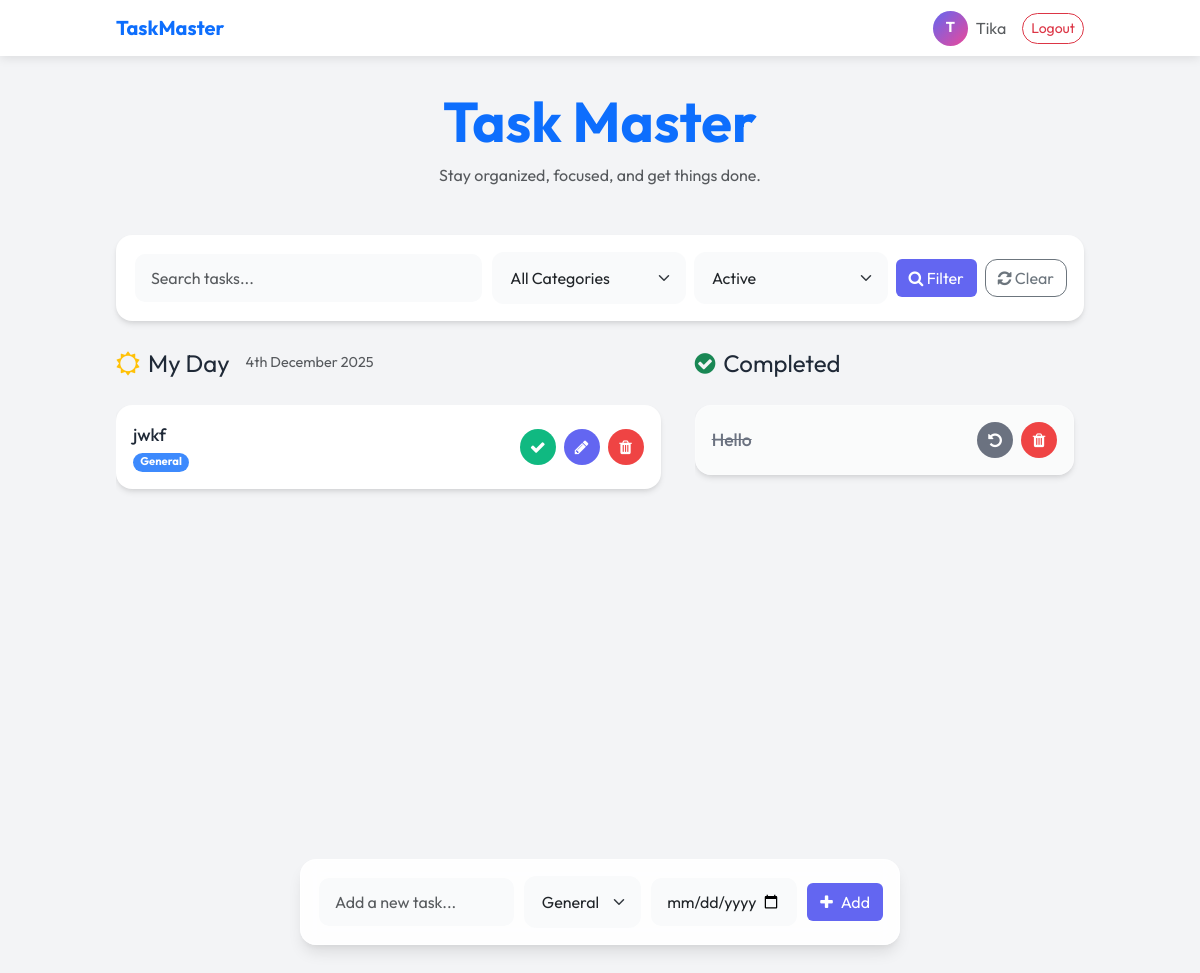
The app's page / (signed in) with its own data.
### todo/models.py (models this page shows, shortened)
class Task(models.Model):
    CATEGORY_CHOICES = [
        ('General', 'General'),
        ('Work', 'Work'),
        ('Personal', 'Personal'),
        ('Shopping', 'Shopping'),
        ('Health', 'Health'),
        ('Education', 'Education'),
    ]
    user = models.ForeignKey(User, on_delete=models.CASCADE, null=True, blank=True)
    task = models.CharField(max_length=250)
    category = models.CharField(max_length=20, choices=CATEGORY_CHOICES, default='General')
    due_date = models.DateField(null=True, blank=True)
    is_completed = models.BooleanField(default=False)
    created_at = models.DateTimeField(auto_now_add=True)
    updated_at = models.DateTimeField(auto_now=True)

### todo_main/views.py (the view)
# urls.py: 2. Add a URL to urlpatterns:  path('', views.home, name='home')
@login_required(login_url='login')
def home(request):
    search_query = request.GET.get('search', '')
    category_filter = request.GET.get('category', '')
    status_filter = request.GET.get('status', 'active')  # Default to active tasks
    tasks = Task.objects.filter(user=request.user)
    if search_query:
        tasks = tasks.filter(Q(task__icontains=search_query))
    if category_filter:
        tasks = tasks.filter(category=category_filter)
    if status_filter == 'active':
        tasks = tasks.filter(is_completed=False)
    elif status_filter == 'completed':
        tasks = tasks.filter(is_completed=True)
    tasks = tasks.order_by('-updated_at')
    completed_tasks = Task.objects.filter(is_completed=True, user=request.user)
    categories = Task.CATEGORY_CHOICES
    context = {
        'tasks': tasks,
        'completed_tasks': completed_tasks,
        'search_query': search_query,
        'category_filter': category_filter,
        'status_filter': status_filter,
        'categories': categories,
    }
    return render(request, 'home.html', context)

### templates/home.html (shortened to what this page needs)
{% extends 'base.html' %}
{% block content %}
<div class="text-center mb-5">
    <h1 class="display-4 fw-bold text-primary">Task Master</h1>
    <p class="text-muted">Stay organized, focused, and get things done.</p>
</div>
        <div class="glass-card p-3 mb-4">
            <form method="GET" action="{% url 'home' %}" class="d-flex gap-2 flex-wrap align-items-center">
                <input type="text" name="search" class="form-control form-control-custom" placeholder="Search tasks..."
                    value="{{ search_query }}" style="flex: 2; min-width: 200px;">
                <select name="category" class="form-select form-control-custom" style="flex: 1; min-width: 120px;">
                    <option value="">All Categories</option>
                </select>
                <select name="status" class="form-select form-control-custom" style="flex: 1; min-width: 120px;">
                    <option value="active" {% if status_filter == 'active' %}selected{% endif %}>Active</option>
                </select>
                <button type="submit" class="btn btn-primary-custom">
                    <i class="fa fa-search"></i> Filter
                </button>
                <a href="{% url 'home' %}" class="btn btn-outline-secondary" style="border-radius: 0.75rem;">
                    <i class="fa fa-refresh"></i> Clear
                </a>
            </form>
        </div>
<div class="row">
    <div class="col-md-7 mb-4">
        <div class="section-title">
            <i class="fa fa-sun-o text-warning"></i>
            <span>My Day</span>
            <small class="text-muted ms-2" style="font-size: 0.9rem; font-weight: 400;">{% now "jS F Y" %}</small>
        </div>
        <div style="height: 500px; overflow-y: auto; padding-right: 10px;">
            {% for task in tasks %}
            <div class="glass-card task-item">
                <div class="d-flex flex-column">
                    <div class="task-text">{{ task.task }}</div>
                    <div class="d-flex gap-2 mt-1">
                        <span class="badge bg-primary rounded-pill"
                            style="font-size: 0.7rem; opacity: 0.8;">{{task.category }}</span>
                    </div>
                </div>
                <div class="d-flex align-items-center">
                    <a href="{% url 'mark_as_done' task.pk %}" class="btn-action btn-check-custom" title="Mark as Done">
                        <i class="fa fa-check"></i>
                    </a>
                    <a href="{% url 'edit_task' task.id %}" class="btn-action btn-edit-custom" title="Edit">
                        <i class="fa fa-pencil"></i>
                    </a>
                    <a href="{% url 'delete_task' task.id %}" class="btn-action btn-delete-custom" title="Delete">
                        <i class="fa fa-trash"></i>
                    </a>
                </div>
            </div>
            {% empty %}
            <div class="text-center py-5 text-muted">
                <i class="fa fa-clipboard fa-3x mb-3 opacity-25"></i>
                <p>No tasks for today. Enjoy your free time!</p>
            </div>
            {% endfor %}
        </div>
    </div>
    <div class="col-md-5">
        <div class="section-title">
            <i class="fa fa-check-circle text-success"></i>
            <span>Completed</span>
        </div>
        <div style="height: 500px; overflow-y: auto; padding-right: 10px;">
            {% for task in completed_tasks %}
            <div class="glass-card task-item completed-task" style="background: rgba(255,255,255,0.6);">
                <div class="task-text">{{ task.task }}</div>
                <div class="d-flex align-items-center">
                    <a href="{% url 'mark_as_undone' task.pk %}" class="btn-action btn-undo-custom" title="Undo">
                        <i class="fa fa-undo"></i>
                    </a>
                    <a href="{% url 'delete_task' task.id %}" class="btn-action btn-delete-custom" title="Delete">
                        <i class="fa fa-trash"></i>
                    </a>
                </div>
            </div>
            {% empty %}
            <div class="text-center py-5 text-muted">
                <i class="fa fa-check-square-o fa-3x mb-3 opacity-25"></i>
                <p>No completed tasks yet.</p>
            </div>
            {% endfor %}
        </div>
    </div>
</div>
<div class="add-task-wrapper">
    <div class="add-task-card">
        <form action="{% url 'addTask' %}" method="POST" class="d-flex gap-2 align-items-center">
            <input type="text" name="task" class="form-control form-control-custom" style="flex: 2;"
                placeholder="Add a new task..." required autocomplete="off">
            <select name="category" class="form-select form-control-custom" style="flex: 1; max-width: 130px;">
                <option value="General">General</option>
            </select>
            <input type="date" name="due_date" class="form-control form-control-custom"
                style="flex: 1; max-width: 150px;">
            <button type="submit" class="btn btn-primary-custom d-flex align-items-center gap-2">
                <i class="fa fa-plus"></i> Add
            </button>
        </form>
    </div>
</div>
{% endblock %}

### templates/base.html (shortened to what this page needs)
{% load static %}
<!DOCTYPE html>
<html lang="en">
<head>
    <link href="https://cdn.jsdelivr.net/npm/bootstrap@5.3.0-alpha1/dist/css/bootstrap.min.css" rel="stylesheet"
>
    <link rel="stylesheet" href="https://cdnjs.cloudflare.com/ajax/libs/font-awesome/4.7.0/css/font-awesome.min.css">
    <link rel="stylesheet" href="{% static 'css/style.css' %}">
</head>
<body>
    {% block navbar %}
    <nav class="navbar navbar-expand-lg navbar-light fixed-top"
        style="background: rgba(255, 255, 255, 0.95); backdrop-filter: blur(10px); box-shadow: 0 2px 10px rgba(0,0,0,0.1);">
        <div class="container main-container mt-0 mb-0">
            <a class="navbar-brand fw-bold text-primary" href="{% url 'home' %}">TaskMaster</a>
            <div class="d-flex align-items-center">
                {% if user.is_authenticated %}
                <a href="{% url 'profile' %}" class="d-flex align-items-center text-decoration-none me-3">
                    {% if user.profile.avatar %}
                    <img src="{{ user.profile.avatar.url }}" alt="Avatar" class="rounded-circle me-2"
                        style="width: 35px; height: 35px; object-fit: cover; border: 2px solid var(--primary-color);">
                    {% else %}
                    <div class="rounded-circle me-2 d-flex align-items-center justify-content-center"
                        style="width: 35px; height: 35px; background: linear-gradient(135deg, var(--primary-color), var(--secondary-color));">
                        <span class="text-white" style="font-size: 0.9rem; font-weight: 700;">{{user.username|first|upper }}</span>
                    </div>
                    {% endif %}
                    <span class="text-muted">{{ user.username }}</span>
                </a>
                <a href="{% url 'logout' %}" class="btn btn-sm btn-outline-danger"
                    style="border-radius: 20px;">Logout</a>
                {% else %}
                <a href="{% url 'login' %}" class="btn btn-sm btn-primary-custom me-2">Login</a>
                <a href="{% url 'register' %}" class="btn btn-sm btn-outline-primary"
                    style="border-radius: 20px;">Register</a>
                {% endif %}
            </div>
        </div>
    </nav>
    {% endblock %}
    <div class="main-container" style="padding-top: 40px;">
        {% block content %}
        {% endblock %}
    </div>
</body>
</html>

### static/css/style.css (style rules this page uses)
:root { --primary-color: #6366f1; --primary-hover: #4f46e5; --secondary-color: #ec4899; --bg-color: #f3f4f6; --card-bg: #ffffff; --text-main: #1f2937; --text-muted: #6b7280; --success-color: #10b981; --danger-color: #ef4444; --shadow-sm: 0 1px 2px 0 rgba(0, 0, 0, 0.05); --shadow-md: 0 4px 6px -1px rgba(0, 0, 0, 0.1), 0 2px 4px -1px rgba(0, 0, 0, 0.06); --shadow-lg: 0 10px 15px -3px rgba(0, 0, 0, 0.1), 0 4px 6px -2px rgba(0, 0, 0, 0.05); --radius-lg: 1rem; --radius-md: 0.75rem; }
body { font-family: 'Outfit', sans-serif; background-color: var(--bg-color); color: var(--text-main); line-height: 1.5; }
h1, h2, h3, h4, h5, h6 { font-weight: 700; color: var(--text-main); }
.glass-card { background: var(--card-bg); border-radius: var(--radius-lg); box-shadow: var(--shadow-md); border: 1px solid rgba(255, 255, 255, 0.2); transition: transform 0.2s ease, box-shadow 0.2s ease; }
.btn-primary-custom { background-color: var(--primary-color); color: white; }
.btn-action { width: 36px; height: 36px; display: inline-flex; align-items: center; justify-content: center; border-radius: 50%; transition: all 0.2s; margin-left: 0.5rem; color: white; text-decoration: none; }
.btn-check-custom { background-color: var(--success-color); }
.btn-delete-custom { background-color: var(--danger-color); }
.btn-edit-custom { background-color: var(--primary-color); }
.btn-undo-custom { background-color: var(--text-muted); }
.form-control-custom { border-radius: var(--radius-md); border: 2px solid transparent; background-color: #f9fafb; padding: 0.75rem 1rem; transition: all 0.2s; }
.main-container { max-width: 1000px; margin: 3rem auto; padding: 0 1rem; }
.section-title { font-size: 1.5rem; margin-bottom: 1.5rem; display: flex; align-items: center; gap: 0.5rem; }
.task-item { display: flex; align-items: center; justify-content: space-between; padding: 1rem; margin-bottom: 1rem; }
.task-text { font-size: 1.1rem; font-weight: 500; }
.completed-task .task-text { text-decoration: line-through; color: var(--text-muted); }
.add-task-wrapper { position: fixed; bottom: 2rem; left: 50%; transform: translateX(-50%); width: 90%; max-width: 600px; z-index: 100; }
.add-task-card { background: rgba(255, 255, 255, 0.9); backdrop-filter: blur(10px); padding: 1rem; border-radius: var(--radius-lg); box-shadow: var(--shadow-lg); border: 1px solid rgba(255, 255, 255, 0.5); }

### records on screen
Task: task "jwkf", category "General"
Task: task "Hello"

### other values on screen
{{ user.username|first|upper }} "T"
{{ user.username }} "Tika"
